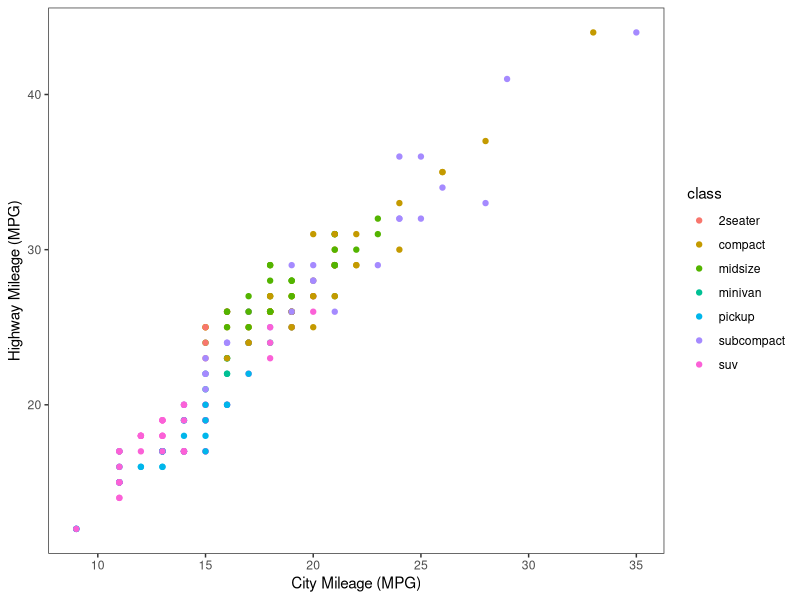
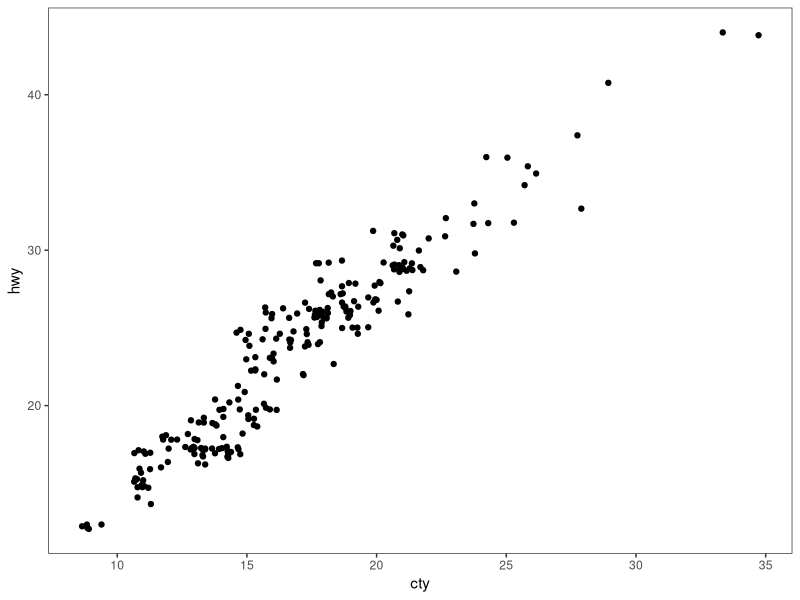
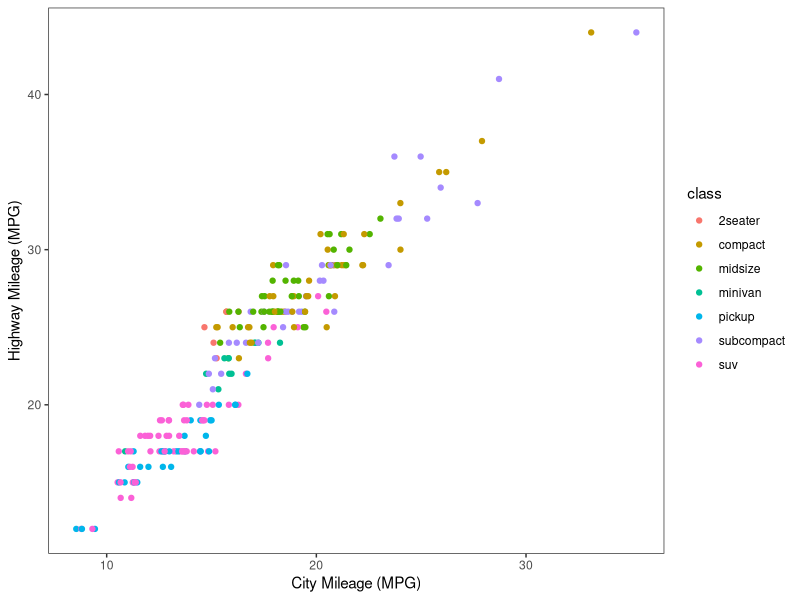
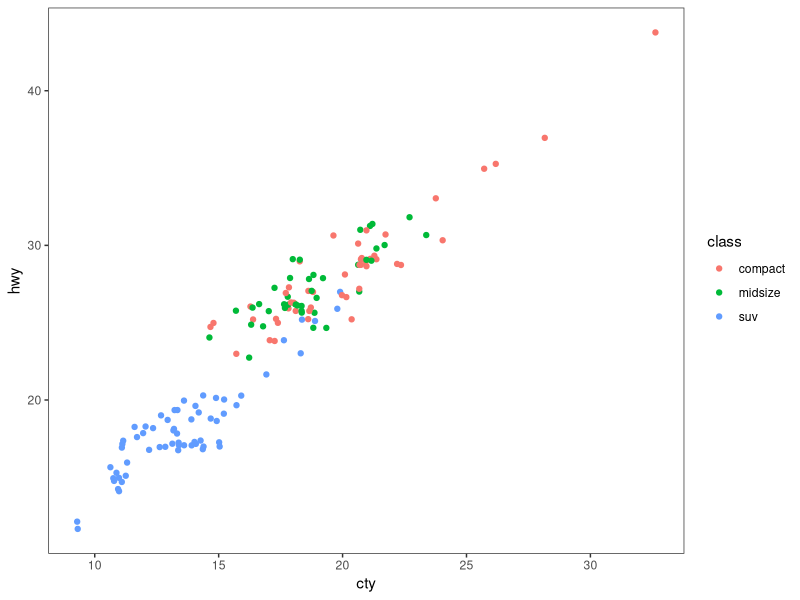
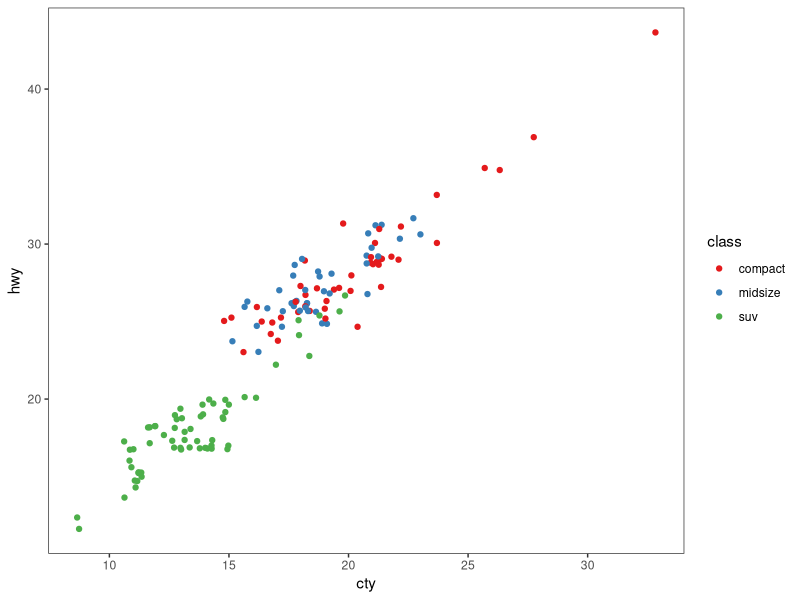
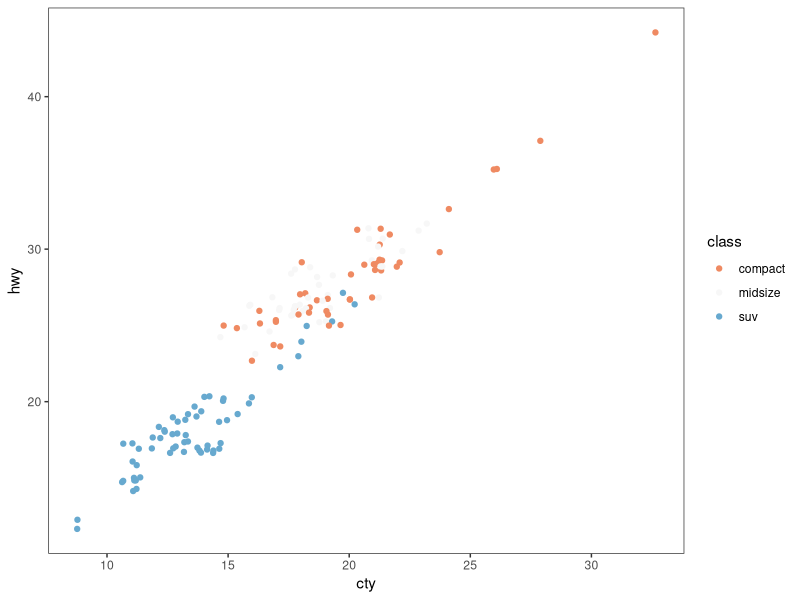
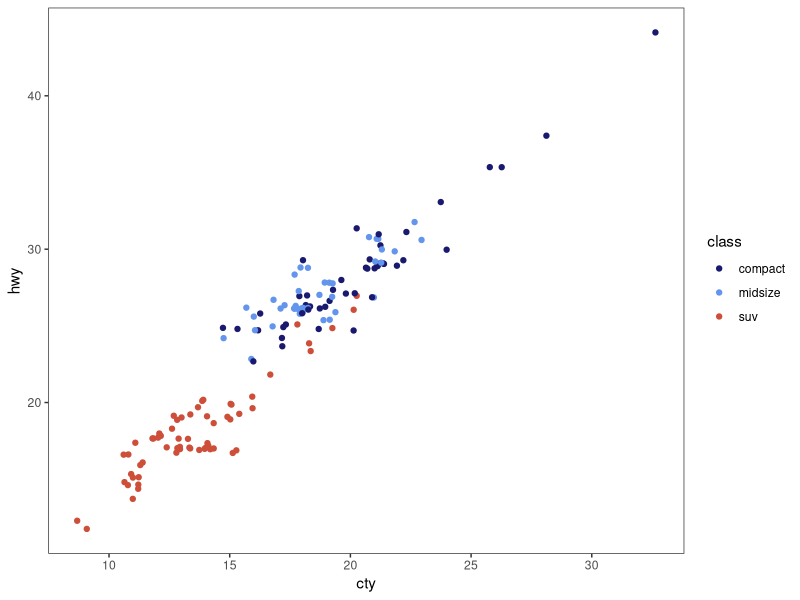
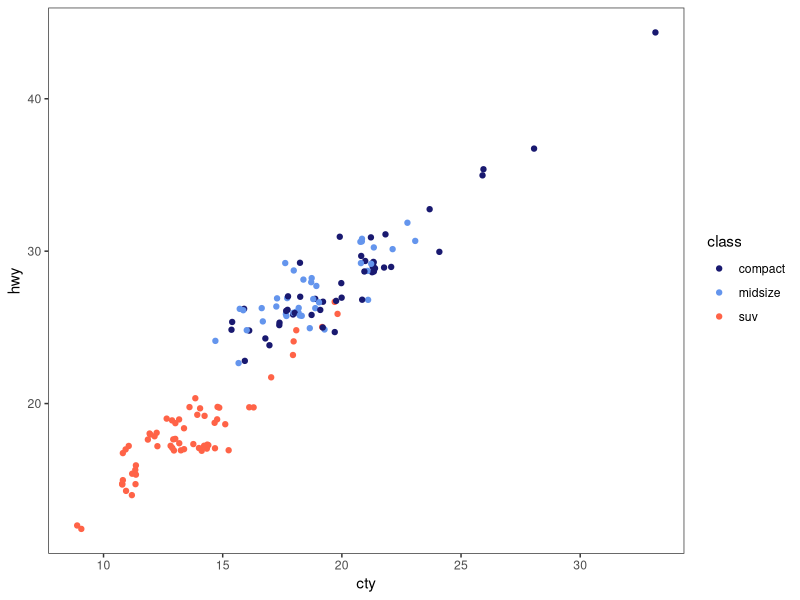

Recreate these plots in R, in order. (Note: this script raises an error after producing the figures.)
# ---------------------------------------------------------- #
#### MODULE 3: Plot even more data!                       ####               
# ---------------------------------------------------------- #

## OBJECTIVE:
# 1. To develop a "grammar of graphics".
# 2. To become comfortable using ggplot2 for exploratory data visualization.


# ---------------------------------------------------------- #
#### SET UP:                                              ####
# ---------------------------------------------------------- #
# REMINDER: In RStudio, open the Rproject for our course (UNCG_DataWrangling), 
# pull any changes from GitHub, and navigate to the branch you created for 
# yourself (just a single branch for the whole semester) in RStudio's Git tab.
# Open this week's assignment in this new branch to complete and submit on GitHub.
# Ideally, you'll commit your answers a bit at a time as you work through
# this assignment, rather than committing all at once at the end.

# Reminder of some helpful resources for graphing in R:
# ggplot Cookbook: http://www.cookbook-r.com/Graphs/
# Official ggplot2 Book: https://ggplot2-book.org/
# Themes in ggplot2: https://ggplot2-book.org/polishing.html#themes

# In ggplot2, aesthetic means “something you can see”. Each aesthetic is a
# mapping between a visual cue and a variable.
# Examples include:
# position (i.e., on the x and y axes)
# color (“outside” color)
# fill (“inside” color)
# shape (of points)
# line type
# size

# Each type of geometric object (geom) accepts only a subset of all aesthetics.
# Refer to the geom help pages to see what mappings each geom accepts. Aesthetic
# mappings are set with the aes() function.
??geom

# TASK: We will be using the ggplot2 package for graphing. Fortunately, ggplot2 
# is nested within the tidyverse package (along with many others).
# Start by writing code to load the tidyverse library.
# HINT: see the end of assignment #1 if you forgot how to load a package.
library(tidyverse)

# TASK: Write code below to set your theme to black and white and both your major
# AND minor gridlines to element_blank for all plots you'll be making today.
# HINT: Check back to last week's assignment section 1.9 for setting themes for
# all plots.
theme_set(
  theme_bw() +
    theme(
      panel.grid.major = element_blank(),
      panel.grid.minor = element_blank()
    )
)

# ---------------------------------------------------------- #
#### 1.0 CORRELATION                                      ####
# ---------------------------------------------------------- #

# We learned how to make correlations last week, but it never hurts to get
# more practice! Let's start by using a data set built into ggplot2.
# The mpg dataset looks at the gas efficiency of different cars. Run the following
# code to load the data:
data(mpg, package = "ggplot2")

# TASK: Create a scatterplot (i.e., a dot plot) to relate city and highway mileage.
# Color the points by the class of car (class column) and label the x and y axis 
# to be more informative (City Mileage (MPG) vs Highway Mileage (MPG)).
# HINT: Refer back to last week's assignment or the ggplot help resources if you 
# forget how to make a scatterplot.
ggplot(mpg, aes(x = cty, y = hwy, color = class)) +
  geom_point() +
  labs(
    x = "City Mileage (MPG)",
    y = "Highway Mileage (MPG)"
  )

# Looks alright, but the graph may be hiding some information...
# QUESTION: How many data points are in the mpg dataframe?
# There are 234 observations in the mpg data frame. 

# QUESTION: Approximately how many dots are in the graph you just made? How does
# that compare to the number of observations in the dataframe?
# There are approximately 78 dots in the graph created. We have about one third 
# of the observations in the graph. This is because many points overlap in the 
# graph.

# Try another correlation-focused geom that addresses this problem by running
# the following code:
ggplot(data=mpg, aes(x=cty, y=hwy)) + 
  geom_jitter()


# QUESTION: What happened when you created the plot with geom_jitter?

# When we created a plot with geom_jitter all the points that were on top 
# of each other spread out. This gives us more information from 
# the data set. 

# QUESTION: Run the code to create a plot using geom_jitter a second time. Then run it
# again and again. What happens each time? Why is this happening?
# When running the code again the points change position each time. This happens because 
# geom_jitter adds random variation to the points. 

# TASK: The default in geom_jitter is to jitter (or slightly move) the points away
# from each other in both the x and y directions. Check the help file for geom_jitter
# and write code below to make a graph where you jitter points in only the x-dimension
# by 0.5.
help("geom_jitter")

ggplot(mpg, aes(x = cty, y = hwy, color = class)) +
  geom_jitter(width = 0.5, height = 0 ) +
  labs(
    x = "City Mileage (MPG)",
    y = "Highway Mileage (MPG)"
  )

# ---------------------------------------------------------- #
#### 1.1 DETOUR! COLORS, COLORS, COLORS                   ####
# ---------------------------------------------------------- #

# Our world is so colorful, and our graphs can be too! But we want to be mindful
# of our color choices to not only be beautiful, but also informative and accessible.

# TASK: Create a new dataframe that filters our mpg data down to only information
# for car classes compact, midsize, and suv using an %in% statement. Name your 
# new dataframe mpgSubset.
# HINT: Refer back to the Transform assignment if you want help with %in% (or 
# try googling!)

mpgSubset <- mpg %>% 
  filter(class %in% c("compact", "midsize", "suv"))


# ggplot has lots of nice (and some not so nice) built-in color palettes that we 
# can use to fill our bars with color. Try running the following code:
ggplot(data=mpgSubset, aes(x=cty, y=hwy, color=class)) +
  geom_jitter()

# The code above supplies us with ggplot's default color palette, which I find not
# so pleasing. Let's try to change this!

# We can add a statement specifying the scale of colors we would prefer. One way
# to do this is to use other pre-set palettes from ggplot. Run the code below to 
# ask ggplot to use the color brewer's palette called Set 1.
ggplot(data=mpgSubset, aes(x=cty, y=hwy, color=class)) +
  geom_jitter() +
  scale_color_brewer(palette="Set1")

# Alternatively, we could use the "RdBu" palette:
ggplot(data=mpgSubset, aes(x=cty, y=hwy, color=class)) +
  geom_jitter() +
  scale_color_brewer(palette="RdBu")

# QUESTION: Investigate the color brewer's range of palettes at this website: 
# https://r-graph-gallery.com/38-rcolorbrewers-palettes.html
# What do you notice about the colors chosen from each of the palettes that we
# used above? (i.e., does it use the first three colors in the palette? The last
# three? Some other combination?)


# We could also pick out EXACTLY which colors we want for our figure. 
# There are 4 main ways to specify colors in R:
### by name
### by number
### by Hex code
### with the rgb() function

# By Name: R allows you to call more than 600 colors by name! Run the following
# code to see a list:
colors()

# We can put in the colors we chose for each variable by adding the 
# scale_color_manual() function to our plot. Try it out by running the following
# code:
ggplot(data=mpgSubset, aes(x=cty, y=hwy, color=class)) +
  geom_jitter() +
  scale_color_manual(values=c('midnightblue', 'cornflowerblue', 'tomato3'))


# You can also chose colors by number, which are assigned in R.

# TASK: Copy and paste the code to make our scatterplot and replace the color names
# with three numbers of your choice (between 1 and 657). How does your new figure look?
# HINT: remember to remove the quotation marks when calling numbers.


# QUESTION: How do you think you could figure out which color name belongs to
# each color number?
# HINT: Try creating a dataframe from color() by passing it into the
# as.data.frame() function.


# You can also chose colors by Hex code. A Hex color code is a 6-symbol code made
# of up to three 2-symbol elements (6 symbols in length all together). Each of 
# the 2-symbol elements represents a color value in the Red-Green-Blue (RGB) color
# scale from 0 to 255. Hex codes are written with a # in front of them. Let's try
# out calling our colors using hex code.
ggplot(data=mpgSubset, aes(x=cty, y=hwy, color=class)) +
  geom_jitter() +
  scale_color_manual(values=c('#191970', '#6495ED', '#FF6347'))

# There are two great things about hex codes. First, you can call ANY color you 
# want with a hex code. That is, you're not limited to the 657 colors that are
# in ggplot. By specifying the color by hex code, you can pick literally anything!

# TASK: Google the search term "color picker". This should bring up google's color
# picker (in addition to a billion other color picking websites). Use this color
# picker to generate the hex codes for three new colors of your choice. Then copy
# and paste the above code, replacing the hex codes with your color choices.


# The second great thing about hex codes is that you can control the transparency
# of your colors. Transparency is set in a hex code by adding two extra symbols
# to the end, which together make up the "alpha" element. Adding 00 to the end 
# of your hex code will make your color completely transparent, while adding FF 
# to the end will make it completely opaque. Any number/letters in-between will 
# result in partial transparency. You can find a complete list of transparencies
# between 0-100% here: https://gist.github.com/lopspower/03fb1cc0ac9f32ef38f4

# TASK: Try out transparency by copying and pasting your graph code below and
# adding the alpha element to the end of each of your hex codes to make your
# first color 0% transparent, your second color 50% transparent, and your third
# color 100% transparent.


# QUESTION: What happened to the point that you set to 100% transparent?


# Finally, we can set our colors using the rgb() function. This operates very
# similarly to the hex code, where you can pick exactly the color and transparency
# you want. Try it out by running the following code:
ggplot(data=mpgSubset, aes(x=cty, y=hwy, color=class)) +
  geom_jitter() +
  scale_color_manual(values=c(rgb(.10, .10, .44, 1), rgb(.39, .58, .93, 1), rgb(1.0, .39, .28, 1)))

# TASK: Modify the above code to make all of your points 50% transparent.

# There are so many inventive and artistic people in the world who have expanded
# the offerings for colors in ggplot. Check out some notable ones listed below
# when choosing colors for this assignment.
### Color-blind friendly palettes: https://github.com/JLSteenwyk/ggpubfigs
### Color palettes from vintage National Parks posters: https://github.com/katiejolly/nationalparkcolors
### Color palettes based on Wes Anderson movies: https://github.com/karthik/wesanderson
### Color palettes from famous Dutch paintings: https://github.com/EdwinTh/dutchmasters


# ---------------------------------------------------------- #
#### 1.2 DETOUR! LEGENDS                                  ####
# ---------------------------------------------------------- #

# When you specify colors in your ggplot code, R throws in a bonus legend for free!
# However, this legend is often not as clear or visually appealing as we might 
# prefer. But as with all geometric objects in ggplot, legends can be easily altered.

# Run the following code to create a scatter plot. Feel free to modify the colors
# as you prefer!
ggplot(data=mpgSubset, aes(x=cty, y=hwy, color=class)) +
  geom_jitter()

# QUESTION: Where did ggplot get the legend title and values from?


# We could change the title and values in our legend by altering the dataframe
# we are passing into ggplot. But that seems a bit drastic. Instead, we can 
# lean on the same code that specifies our color picks to alter the legend text.
# Try it out by running the following code:
ggplot(data=mpgSubset, aes(x=cty, y=hwy, color=class)) + 
  geom_jitter() + 
  scale_color_manual(values=c('#FCBA03', '#380754', '#496916'),
                     name='Class of Car', 
                     breaks=c('suv', 'midsize', 'compact'), 
                     labels=c('SUV', 'Midsize', 'Compact'))


# TASK: Label each line of the code above with what it is doing.
# HINT: Check the scale_color_manual help file or ggplot Cookbook for more info.


# IMPORTANT: It is important to pay attention to the order you provide ggplot with 
# your color choices and legend labels! Try running the following code:
ggplot(data=mpgSubset, aes(x=cty, y=hwy, color=class)) + 
  geom_jitter() + 
  scale_color_manual(values=c('#FCBA03', '#380754', '#496916'), 
                     name='Class of Car', 
                     breaks=c('suv', 'midsize', 'compact'), 
                     labels=c('Compact', 'SUV', 'Midsize')) 


# QUESTION: What is wrong with the code above? Why is it so important to be
# careful with the order you pass information into ggplot?


# While changing the legend text and factor order takes place in the scale_color_manual
# step, moving the legend around on the graph page is part of the graph theme. We
# can try this out using the code below:
ggplot(data=mpgSubset, aes(x=cty, y=hwy, color=class)) + 
  geom_jitter() + 
  theme(legend.position='top')


# TASK: Modify the code above to have the legend display along the bottom of
# the figure.


# We can also have the legend located within the area of the graph itself! We can 
# do this by specifying the coordinates for where the legend should go within the
# graph axes. First we set the legend position and then we set the anchoring 
# position by justifying the legend.
### bottom left: 0,0
### bottom right: 1,0
### top left: 0,1
### top right: 1,1

# Try it out by running the following code:
ggplot(data=mpgSubset, aes(x=cty, y=hwy, color=class)) + 
  geom_jitter() + 
  theme(legend.position=c(1,0), legend.justification=c(1,0))

# QUESTION: What happens if you don't include the code for legend justification
# above?


# TASK: Copy and paste the code from above. Modify it to place the legend in the
# upper left part of the graph.


# Finally, we might want to remove the legend altogether! We would do so by
# modifying the theme as well. 

# TASK: Check the ggplot cookbook to find the legends section. Read what it says 
# about removing the legend. Then copy and paste the graph code from above. Modify
# the code to remove the legend.


# ---------------------------------------------------------- #
#### 2.0 DEVIATION                                        ####
# ---------------------------------------------------------- #

# Used to compare variation in values between small number of items (or categories) 
# with respect to a fixed reference.

# Whether the graphical type is a deviation graph or a composition graph (or a 
# ranking graph) may depend on the underlying data structure.

# We used geom_bar() last week with factor data to create a bar graph. But
# geom_bar() is a bit tricky because it can make EITHER a bar graph or a histogram
# depending on the data you give it. The default of geom_bar() is to set stat to 
# count so if you give it just a continuous x value, it will make a histogram. Try
# it with the following code:
ggplot(data=mpg, aes(x=hwy)) + 
  geom_bar()

# In order to have the geom create bars and not a histogram, you must:
# 1) Set stat = identity
# 2) Provide both an x and a y inside the aes(), where x is either a character 
# or factor and y is numeric.

# TASK: Create a dataframe of summary statistics for the mpg data, calculating the
# mean, standard deviation, and standard error for highway mpg grouping by class.
# Name the resulting dataframe highwayMPG and your new variables hwy_mean, hwy_sd,
# and hwy_se.
# HINT: Look back at the Transform assignment if you forget how to summarize the
# data. Also recall, standard error = 1.96*standard deviation.


# TASK: Create a bar graph showing the average highway MPG on the y-axis and 
# car class on the x-axis. Fill the bars by class. Add in error bar caps that are 20%
# the width pf the bars.
# HINT: Don't forget to change stat from the default in your geom_bar() statement!


# ---------------------------------------------------------- #
#### 2.1 DETOUR! COLORS AND LEGENDS, AGAIN                ####
# ---------------------------------------------------------- #

# Recall that some geometric elements require fills instead of (or sometimes in
# addition to) colors.

# TASK: Create a bar graph with the mpg summary stats with the following parameters:
# (1) Black bar outline
# (2) Bars filled with the color brewer palette "Dark2" using the scale_fill_manual
#     statement
# (3) No legend
# (4) Informative x- and y-axis labels. 

# HINT: Carefully consider whether your color and/or fill should go within an aes() 
# statement, the scale_fill_manual or scale_color_manual statements, or neither.
# If in doubt, try a bunch of ways until it looks how we want it. And consult 
# your helpful ggplot resources on the web.


# ---------------------------------------------------------- #
#### 2.2 DETOUR! AXIS MODIFICATIONS                       ####
# ---------------------------------------------------------- #

# Run the following code, feeling free to modify colors as you prefer:
ggplot(data=highwayMPG, aes(x=class, y=hwy_mean, fill=class)) +
  geom_bar(stat='identity') 

# QUESTION: Where is ggplot getting the x-axis tick labels from?


# Often our tick labels are not the best. We can modify them to be more informative
# or visually appealing by directly modifying the dataframe, but again this feels
# a bit extreme. Instead, we can directly modify the scale of the axis. For axes
# that deal with categories, we are setting the discrete scale. Try it out by
# running the following code:
ggplot(data=highwayMPG, aes(x=class, y=hwy_mean, fill=class)) +
  geom_bar(stat='identity') +
  scale_x_discrete(labels=c('sport', 'compact', 'midsize', 'minivan', 'pickup', 'subcompact', 'SUV'))

# We can also change the scale of the continuous axes, including how large they are
# and where the tick marks fall as follows:
ggplot(data=highwayMPG, aes(x=class, y=hwy_mean, fill=class)) +
  geom_bar(stat='identity') +
  scale_y_continuous(breaks=seq(0, 50, 10)) +
  coord_cartesian(ylim=c(0,50))

# QUESTION: Try running the code above without the coord_cartesian() statement. 
# What is surprising about the resulting graph? Based on this result, what do you
# think the coord_cartesian() statement does?


# We can also add a statement into the scale discrete or continuous statements
# to name our axes, rather than putting in a whole separate step of xlab() or ylab().
# Try it out with the following code:
ggplot(data=highwayMPG, aes(x=class, y=hwy_mean, fill=class)) +
  geom_bar(stat='identity') +
  scale_x_discrete(name='Class of Car') +
  scale_y_continuous(name='Mean Highway MPG')


# Finally, we can flip our axes easily in ggplot as follows:
ggplot(data=highwayMPG, aes(x=class, y=hwy_mean, fill=class)) +
  geom_bar(stat='identity') +
  coord_flip()


# TASK: Let's put it all together. Make a graph of the mpg summary stats with the
# following specifications:
# (1) color by class of car using a color scheme of your choice (not the default)
# (2) plot the class of car on the x-axis and the highway MPG on the y axis
# (3) include better names for the x- and y-axis titles
# (4) include better names for the car classes
# (5) set the scale of the highway mpg to run from 0 to 30 with breaks every 5 
# (6) flip your axes
# (7) remove the legend


# ---------------------------------------------------------- #
#### 3.0 RANKING                                          ####
# ---------------------------------------------------------- #
# Used to compare the position or performance of multiple items with respect to 
# each other. Actual values matters somewhat less than the ranking.

# TASK: Create a dataframe of summary statistics for the mpg data, calculating the
# mean, standard deviation, and standard error for CITY mpg grouping by class.
# Name the resulting dataframe cityMPG and your new variables city_mean, city_sd,
# and city_se.
# HINT: Look back at the Transform assignment if you forget how to summarize the
# data. Also, standard error = 1.96*standard deviation.


# Now we want to plot our data in order from smallest to largest city MPG to get
# a ranking. To do so, we need to use the reorder() function to rearrange the data
# going into our x-axis.
ggplot(cityMPG, aes(x=reorder(class, city_mean), y=city_mean)) + 
  geom_bar(stat="identity")

# TASK: Recreate the above ranking figure to include the following:
# (1) class of car on the x-axis with informative axis and tick labels
# (2) MPG ordered from highest to lowest (hint: try google if you're unsure)
# (3) bars with dary grey outlines and filled by class with your favorite color scheme
# (4) error bars with end caps 30% the width of the bars
# (5) y-axis from 0 to 30 with tick marks every 5
# (6) no legend.


# ---------------------------------------------------------- #
#### 4.0 DISTRIBUTION                                     ####
# ---------------------------------------------------------- #
# When you have lots and lots of data points and want to study where and how the
# data points are distributed.

# Histograms can be accomplished with either geom_bar() or geom_histogram()
ggplot(mpg, aes(hwy)) + 
  geom_histogram()

# TASK: Recreate the graph above, but using geom_bar() instead


# TASK: Try making a histogram with the categorical variable 'manufacturer'.
# What error message do you get?


# QUESTION: What happens when you follow the advice of the error message and 
# make stat='count'?
ggplot(mpg, aes(manufacturer)) + 
  geom_histogram(stat="count")


# TASK: Make a boxplot comparing the distribution of cty (city mileage) for
# each class of car.
# HINT: Look back to last week if you forget how to make a boxplot.


# We can also make a different type of distribution, a violin plot using the 
# geom_violin statement as follows:
ggplot(mpg, aes(x=class, y=cty)) + 
  geom_violin()

# QUESTION: What does a violin plot show? Check google if you're unsure.


# ---------------------------------------------------------- #
#### 5.0 COMPOSITION                                      ####
# ---------------------------------------------------------- #
# Bar charts and pie charts are classic ways of showing composition of a dataset.

# TASK: Let's get some data for this task by determining the number of cars from 
# each car manufacturer in our mpg dataframe. We can do this as follows:
manufacturerFreq <- mpg %>% 
  group_by(manufacturer) %>% 
  summarize(frequency=length(manufacturer)) %>% 
  ungroup()

# TASK: Make a bar graph of the number of cars (frequency) by manufacturer using
# the dataframe we created above.


# We can switch the bar chart you created above into a pie chart simply by changing
# the coordinate system through a series of steps as follows:

ggplot(manufacturerFreq, aes(x=manufacturer, y=frequency)) +
  geom_bar(stat="identity") +
  coord_polar()

ggplot(manufacturerFreq, aes(x=manufacturer, y=frequency, fill=manufacturer)) +
  geom_bar(stat="identity") +
  coord_polar()

ggplot(manufacturerFreq, aes(x="", y=frequency, fill=manufacturer)) +
  geom_bar(stat="identity", width=1) +
  coord_polar()

ggplot(manufacturerFreq, aes(x="", y=frequency, fill=manufacturer)) +
  geom_bar(stat="identity", width=1) +
  coord_polar(theta="y")

ggplot(manufacturerFreq, aes(x="", y=frequency, fill=manufacturer)) +
  geom_bar(stat="identity", width=1) +
  coord_polar(theta="y", start=0) +
  theme_void() +
  theme(legend.title = element_text(size = 12.5), 
        legend.text  = element_text(size = 8.5),
        legend.key.size = unit(.75, "lines"))

# TASK: Annotate the code below to describe what each line does:
ggplot(manufacturerFreq, aes(x="", y=frequency, fill=manufacturer)) +
  geom_bar(stat="identity", width=1) +
  coord_polar(theta="y", start=0) +
  theme_void() +
  theme(legend.title = element_text(size = 12.5), 
        legend.text  = element_text(size = 8.5),
        legend.key.size = unit(.75, "lines"))


# ---------------------------------------------------------- #
#### 6.0 CHANGE                                           ####
# ---------------------------------------------------------- #

# Time series are often best visualized with line graphs. Let's try this out
# with some new data:
data("economics")

# TASK: Use the economics dataset to plot the number of people who are unemployed
# over time (unemploy vs date). Make a scatterplot, then connect the points with 
# lines using geom_line().
# HINT: use ?economics to get more information about this dataset.




# ---------------------------------------------------------- #
#### GROUPS AND MAPS                                      ####
# ---------------------------------------------------------- #

# Let's save these for group project options, this assignment is really long!









# REMEMBER: Save and push your script when you're done with this assignment!
